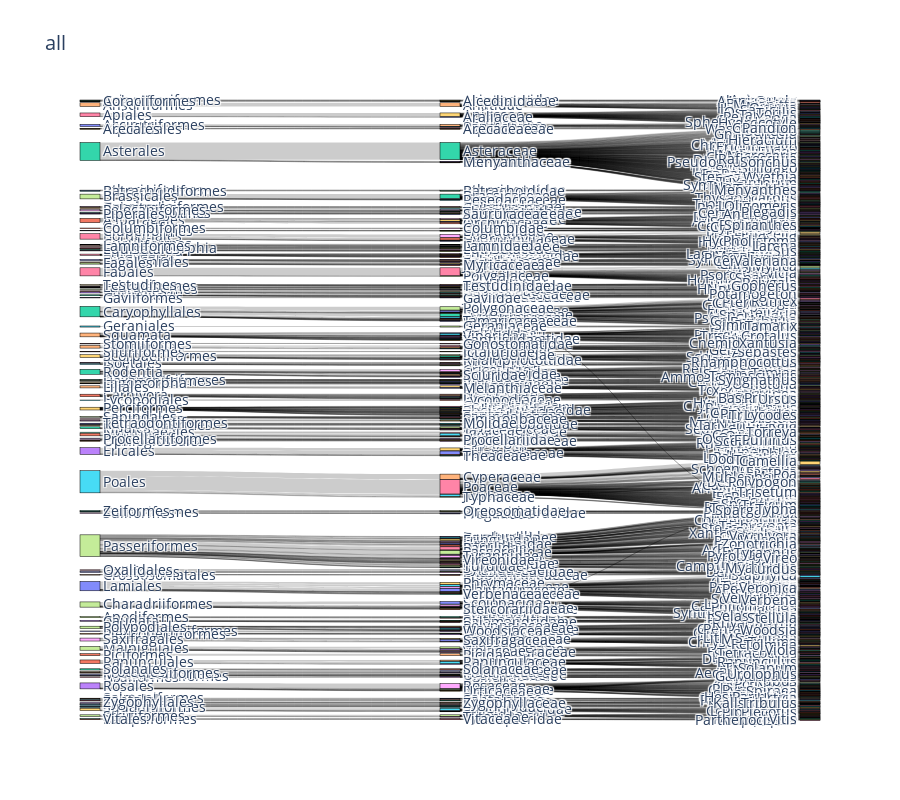

Source (notebook cell):
### Code cell
#top_orders = df_combined[(df_combined['Park Code'] == 'REDW')]

# Step 1: Get the counts for order -> family
order_family_count = df_combined.groupby(['Order', 'Family']).size().reset_index(name='count')

# Step 2: Get the counts for family -> genus
family_genus_count = df_combined.groupby(['Family', 'Genus']).size().reset_index(name='count')

# Combine the order -> family and family -> genus into one list of source, target, and value for Sankey
# For order -> family
order_family_links = order_family_count[['Order', 'Family', 'count']].rename(columns={'Order': 'source', 'Family': 'target', 'count': 'value'})

# For family -> genus
family_genus_links = family_genus_count[['Family', 'Genus', 'count']].rename(columns={'Family': 'source', 'Genus': 'target', 'count': 'value'})

# Concatenate the two link DataFrames
links = pd.concat([order_family_links, family_genus_links], ignore_index=True)

# Create a list of nodes
nodes = list(pd.concat([order_family_count['Order'], order_family_count['Family'], family_genus_count['Genus']]).unique())

# Map the nodes to indices
nodes_dict = {node: i for i, node in enumerate(nodes)}

# Add node indices to the links
links['source'] = links['source'].map(nodes_dict)
links['target'] = links['target'].map(nodes_dict)

# Create the Sankey diagram
fig = go.Figure(go.Sankey(
    node=dict(
        pad=15,
        thickness=20,
        line=dict(color="black", width=0.5),
        label=nodes
    ),
    link=dict(
        source=links['source'],
        target=links['target'],
        value=links['value']
    )
))

fig.update_layout(title_text="all", font_size=14, height=800)
fig.show()

### Figure 1 — Plotly figure (JSON) as saved in the notebook; plotly's stock layout.template omitted (floating-point values rounded to 4 significant figures; data arrays with more than 128 entries replaced by an {"elided": "..."} marker saying what was removed)
{"data": [{"link": {"source": {"elided": "1572 int values"}, "target": {"elided": "1572 int values"}, "value": {"elided": "1572 int values"}}, "node": {"label": {"elided": "1685 str values"}, "line": {"color": "black", "width": 0.5}, "pad": 15, "thickness": 20}, "type": "sankey"}], "layout": {"font": {"size": 14}, "height": 800, "title": {"text": "all"}}}
